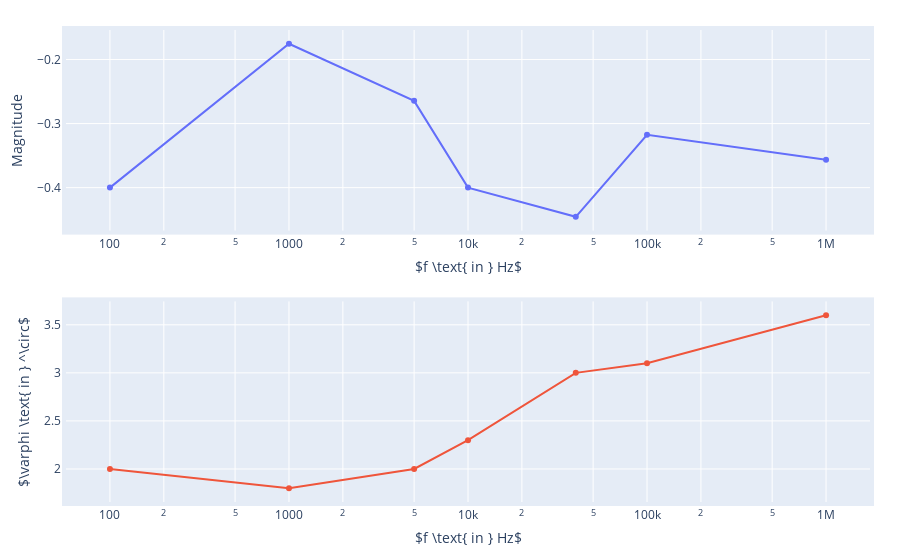

Write notebook code for a chart like this one.
### Code cell
fig = go.FigureWidget(subplots.make_subplots(rows=2, cols=1))
fig.add_scatter(x=f_B, y=A_B, name="Without load", row=1, col=1)
fig.add_scatter(x=f_B, y=phi_B, name="Without load", row=2, col=1)
fig.update_layout(
    margin=dict(
        l=40,
        r=30,
        b=40,
        t=30,
        pad=4
    ),
    xaxis_title=r"$f \text{ in } Hz$",
    yaxis_title="Magnitude",
    xaxis2_title=r"$f \text{ in } Hz$",
    yaxis2_title=r"$\varphi \text{ in } ^\circ$",
    xaxis=dict(type="log"),
    xaxis2=dict(type="log"),
    showlegend=False
)

#fig.show(renderer="browser")
fig.show()

### Figure 1 — Plotly figure (JSON) as saved in the notebook; plotly's stock layout.template omitted (floating-point values rounded to 4 significant figures)
{"data": [{"name": "Without load", "type": "scatter", "uid": "18794da9-fced-4054-be14-a085dacdb3a2", "x": [100, 1000, 5000, 10000, 40000, 100000, 1000000], "xaxis": "x", "y": [-0.3999, -0.1755, -0.2646, -0.3999, -0.4455, -0.3175, -0.3564], "yaxis": "y"}, {"name": "Without load", "type": "scatter", "uid": "82903b45-9090-41c7-a138-f1779e40f56b", "x": [100, 1000, 5000, 10000, 40000, 100000, 1000000], "xaxis": "x2", "y": [2, 1.8, 2, 2.3, 3, 3.1, 3.6], "yaxis": "y2"}], "layout": {"margin": {"b": 40, "l": 40, "pad": 4, "r": 30, "t": 30}, "showlegend": false, "xaxis": {"anchor": "y", "domain": [0, 1], "title": {"text": "$f \\text{ in } Hz$"}, "type": "log"}, "xaxis2": {"anchor": "y2", "domain": [0, 1], "title": {"text": "$f \\text{ in } Hz$"}, "type": "log"}, "yaxis": {"anchor": "x", "domain": [0.575, 1], "title": {"text": "Magnitude"}}, "yaxis2": {"anchor": "x2", "domain": [0, 0.425], "title": {"text": "$\\varphi \\text{ in } ^\\circ$"}}}}
